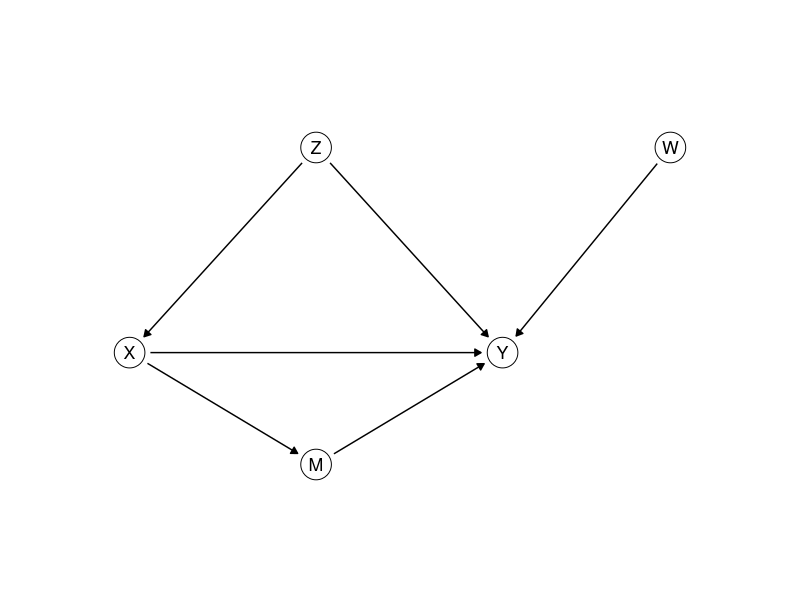
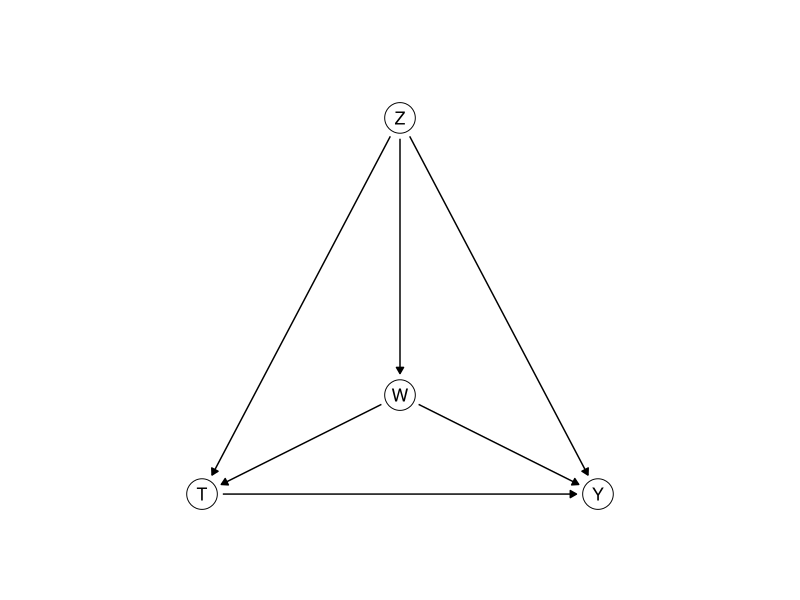
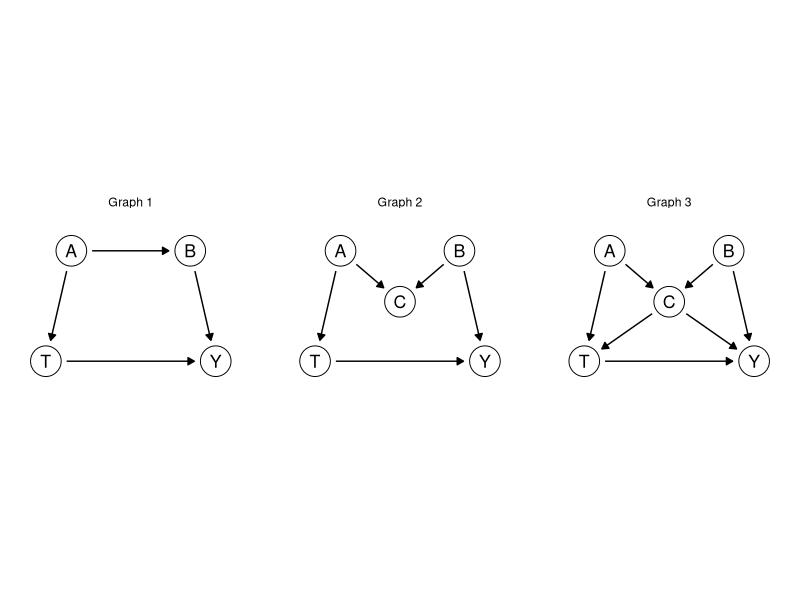

Source code (R) for these figures, in order:
## ---- chunk 1
library(ggplot2)
library(dplyr)
theme_set(theme_minimal())

# Causal graphs: letters in circles, one panel per value of `panel`. A circle's size is
# fixed on the page, in inches, while the figure's size decides how many inches a data
# unit is. draw_dag measures both on the graphics device open when it is called, and
# stops every arrow `gap` inches short of the circles.
draw_dag <- function(nodes, edges, xlim = c(-0.5, 2.5), ylim = c(-0.4, 1.4), gap = 0.05) {
  if (!"panel" %in% names(nodes)) { nodes$panel <- ""; edges$panel <- "" }
  dot <- 10; stroke <- 0.5; lw <- 0.5
  p <- ggplot() +
    geom_point(data = nodes, aes(x, y), size = dot, shape = 21, fill = "white", stroke = stroke) +
    geom_text(data = nodes, aes(x, y, label = name), size = 4.5) +
    facet_wrap(~ panel, nrow = 1) +
    coord_fixed(xlim = xlim, ylim = ylim) +
    theme_void()
  # inches per data unit: the panels share what the strips and spacing leave of the figure
  inch <- function(u, f) f(u, "in", valueOnly = TRUE)
  g <- ggplotGrob(p)
  pp <- ggplot_build(p)$layout$panel_params[[1]]
  per_unit <- min((dev.size("in")[1] - sum(inch(g$widths, grid::convertWidth))) /
                    (length(unique(nodes$panel)) * diff(pp$x.range)),
                  (dev.size("in")[2] - sum(inch(g$heights, grid::convertHeight))) / diff(pp$y.range))
  # R draws a circle of radius 0.375 times its font size (shape 21); outline included
  r <- 0.375 * (dot * .pt + stroke * .stroke / 2) / 72 + stroke * .stroke / 2 / 96 / 2
  e <- edges |>
    left_join(nodes, by = c("panel", "from" = "name")) |> rename(x0 = x, y0 = y) |>
    left_join(nodes, by = c("panel", "to" = "name")) |>
    mutate(len = sqrt((x - x0)^2 + (y - y0)^2), ux = (x - x0) / len, uy = (y - y0) / len,
           # the end also clears half the line width, which the rounded tip adds
           s0 = (r + gap) / per_unit, s1 = (r + gap + lw * .pt / 96 / 2) / per_unit,
           xs = x0 + s0 * ux, ys = y0 + s0 * uy, xe = x - s1 * ux, ye = y - s1 * uy)
  p + geom_segment(data = e, aes(x = xs, y = ys, xend = xe, yend = ye),
                   arrow = arrow(length = unit(0.18, "cm"), type = "closed"), linewidth = lw)
}
## ---- chunk 2
# The teacher's sheet and the sheet with solutions start from this seed. The student
# sheet gets none: the generator drops this div with the answers (convenor, 13 October).
set.seed(313)
## ---- chunk 3
draw_dag(data.frame(name = c("Z", "X", "M", "Y", "W"),
                    x = c(1, 0, 1, 2, 2.9), y = c(1.1, 0, -0.6, 0, 1.1)),
         data.frame(from = c("Z", "Z", "X", "M", "X", "W"),
                    to = c("X", "Y", "M", "Y", "Y", "Y")),
         xlim = c(-0.5, 3.4), ylim = c(-0.9, 1.4))
## ---- chunk 4
n <- 10000
# program 1: X causes Y
X1 <- rnorm(n); Y1 <- 2 * X1 + rnorm(n)
# program 2: Z causes both
Z2 <- rnorm(n); X2 <- Z2 + rnorm(n); Y2 <- Z2 + rnorm(n)
# program 3: X causes Y through M
X3 <- sqrt(2) * rnorm(n); M3 <- X3 + sqrt(2) * rnorm(n); Y3 <- 0.5 * M3 + rnorm(n)
## ---- chunk 5
slopes <- c(coef(lm(Y1 ~ X1))[2], coef(lm(Y2 ~ X2))[2], coef(lm(Y3 ~ X3))[2])
do1 <- c(mean(2 * 1 + rnorm(n)),                    # X set to 1, later statements re-run
         mean(Z2 + rnorm(n)),
         mean(0.5 * (1 + sqrt(2) * rnorm(n)) + rnorm(n)))
do0 <- c(mean(2 * 0 + rnorm(n)),                    # X set to 0
         mean(Z2 + rnorm(n)),
         mean(0.5 * (0 + sqrt(2) * rnorm(n)) + rnorm(n)))
round(rbind(slope = slopes, effect = do1 - do0), 2)
round(coef(lm(Y2 ~ X2 + Z2))[2], 2)    # program 2, adjusting for Z
round(coef(lm(Y3 ~ X3 + M3))[2], 2)    # program 3, adjusting for M
## ---- chunk 6
cells <- data.frame(Z = c(1, 1, 1, 1, 0, 0, 0, 0),
                    W = c(1, 1, 0, 0, 1, 1, 0, 0),
                    T = c(1, 0, 1, 0, 1, 0, 1, 0),
                    n = c(70, 30, 100, 100, 80, 120, 50, 450),
                    accidents = c(21, 12, 10, 15, 4, 18, 1, 18))
# In base R, T means TRUE; inside dplyr verbs, T is the column
riders <- bind_rows(
  cells |> mutate(Y = 1, count = accidents),
  cells |> mutate(Y = 0, count = n - accidents)
) |>
  select(Z, W, T, Y, count) |>
  tidyr::uncount(count)
nrow(riders)
## ---- chunk 7
riders |> group_by(T) |> summarize(rate = mean(Y))

adjusted <- function(...) {
  rows <- riders |>
    group_by(...) |>
    summarize(diff = mean(Y[T == 1]) - mean(Y[T == 0]),
              share = n() / nrow(riders), .groups = "drop")
  sum(rows$diff * rows$share)
}
round(c(both = adjusted(Z, W), Z_only = adjusted(Z), W_only = adjusted(W)), 3)

rates <- riders |> group_by(Z, W, T) |> summarize(rate = mean(Y), .groups = "drop")
groups <- cells |> group_by(Z, W) |> summarize(n = sum(n), .groups = "drop")
one_trial <- function() {
  trial <- groups |>
    tidyr::uncount(n) |>
    mutate(T = rbinom(n(), 1, 0.3)) |>
    left_join(rates, by = c("Z", "W", "T")) |>
    mutate(Y = rbinom(n(), 1, rate))
  mean(trial$Y[trial$T == 1]) - mean(trial$Y[trial$T == 0])
}
trials <- replicate(200, one_trial())
c(mean = mean(trials), sd = sd(trials))
## ---- chunk 8
set.seed(313)    # the sheet's seed, so this output does not depend on the chunks above it
n <- 10000
Z <- rbinom(n, 1, 0.5)
X <- rbinom(n, 1, ifelse(Z == 1, 0.8, 0.2))
Y <- rbinom(n, 1, 0.3 + 0.1 * X + 0.3 * Z)
observed <- mean(Y[X == 1]) - mean(Y[X == 0])
d1 <- mean(Y[X == 1 & Z == 1]) - mean(Y[X == 0 & Z == 1])   # within Z = 1
d0 <- mean(Y[X == 1 & Z == 0]) - mean(Y[X == 0 & Z == 0])   # within Z = 0
adjusted <- d1 * mean(Z == 1) + d0 * mean(Z == 0)
Y1 <- rbinom(n, 1, 0.3 + 0.1 * 1 + 0.3 * Z)    # everyone attends
Y0 <- rbinom(n, 1, 0.3 + 0.1 * 0 + 0.3 * Z)    # nobody attends
c(observed = observed, adjusted = adjusted, intervened = mean(Y1) - mean(Y0))

X95 <- rbinom(n, 1, ifelse(Z == 1, 0.95, 0.05))
Y95 <- rbinom(n, 1, 0.3 + 0.1 * X95 + 0.3 * Z)
mean(Y95[X95 == 1]) - mean(Y95[X95 == 0])      # observed, new referrals
## ---- chunk 9
# W sits low and Z high, so that the arrowheads arriving at T and at Y stay apart
draw_dag(data.frame(name = c("T", "Y", "Z", "W"),
                    x = c(0, 2, 1, 1), y = c(0, 0, 1.9, 0.5)),
         data.frame(from = c("Z", "Z", "W", "Z", "W", "T"),
                    to = c("W", "T", "T", "Y", "Y", "Y")),
         xlim = c(-0.4, 2.4), ylim = c(-0.4, 2.3))
## ---- chunk 10
graphs <- c("Graph 1", "Graph 2", "Graph 3")
nodes <- data.frame(panel = rep(graphs, times = c(4, 5, 5)),
                    name = c("T", "Y", "A", "B", rep(c("T", "Y", "A", "B", "C"), 2)),
                    x = c(0, 2, 0.3, 1.7, rep(c(0, 2, 0.3, 1.7, 1), 2)),
                    y = c(0, 0, 1.3, 1.3, rep(c(0, 0, 1.3, 1.3, 0.7), 2)))
edges <- data.frame(panel = rep(graphs, times = c(4, 5, 7)),
                    from = c("A", "A", "B", "T",
                             "A", "A", "B", "B", "T",
                             "A", "A", "B", "B", "T", "C", "C"),
                    to = c("T", "B", "Y", "Y",
                           "T", "C", "C", "Y", "Y",
                           "T", "C", "C", "Y", "Y", "T", "Y"))
draw_dag(nodes, edges, xlim = c(-0.4, 2.4), ylim = c(-0.4, 1.7))
